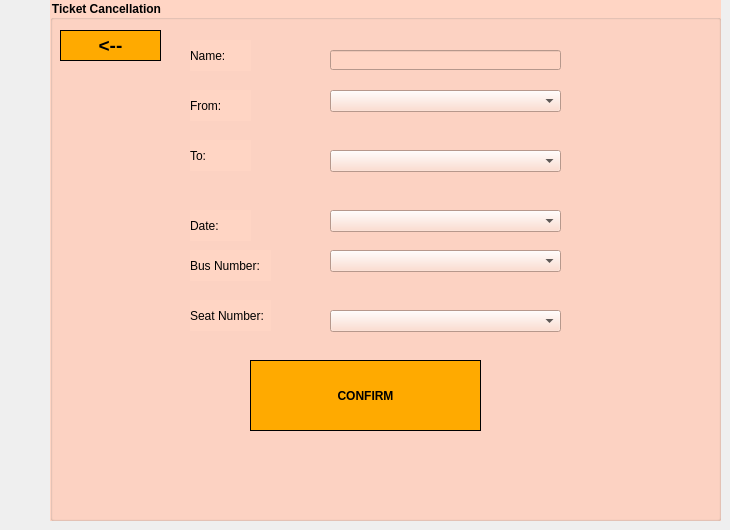
    <widget class="QWidget" name="page_8">
     <widget class="QGroupBox" name="groupBox_15">
      <property name="geometry">
       <rect>
        <x>50</x>
        <y>0</y>
        <width>671</width>
        <height>521</height>
       </rect>
      </property>
      <property name="font">
       <font>
        <bold>true</bold>
       </font>
      </property>
      <property name="styleSheet">
       <string notr="true">background-color: rgb(255, 213, 196);
color: rgb(0, 0, 0);</string>
      </property>
      <property name="title">
       <string>Ticket Cancellation</string>
      </property>
      <widget class="QLabel" name="label_21">
       <property name="geometry">
        <rect>
         <x>140</x>
         <y>40</y>
         <width>61</width>
         <height>31</height>
        </rect>
       </property>
       <property name="text">
        <string>Name:</string>
       </property>
      </widget>
      <widget class="QLabel" name="label_24">
       <property name="geometry">
        <rect>
         <x>140</x>
         <y>250</y>
         <width>81</width>
         <height>31</height>
        </rect>
       </property>
       <property name="text">
        <string>Bus Number:</string>
       </property>
      </widget>
      <widget class="QLabel" name="label_25">
       <property name="geometry">
        <rect>
         <x>140</x>
         <y>140</y>
         <width>61</width>
         <height>31</height>
        </rect>
       </property>
       <property name="text">
        <string>To:</string>
       </property>
      </widget>
      <widget class="QLabel" name="label_26">
       <property name="geometry">
        <rect>
         <x>140</x>
         <y>210</y>
         <width>61</width>
         <height>31</height>
        </rect>
       </property>
       <property name="text">
        <string>Date:</string>
       </property>
      </widget>
      <widget class="QLabel" name="label_27">
       <property name="geometry">
        <rect>
         <x>140</x>
         <y>90</y>
         <width>61</width>
         <height>31</height>
        </rect>
       </property>
       <property name="text">
        <string>From:</string>
       </property>
      </widget>
      <widget class="QLineEdit" name="nameBox">
       <property name="geometry">
        <rect>
         <x>280</x>
         <y>50</y>
         <width>231</width>
         <height>20</height>
        </rect>
       </property>
      </widget>
      <widget class="QComboBox" name="fromBox">
       <property name="geometry">
        <rect>
         <x>280</x>
         <y>90</y>
         <width>231</width>
         <height>22</height>
        </rect>
       </property>
      </widget>
      <widget class="QComboBox" name="toBox">
       <property name="geometry">
        <rect>
         <x>280</x>
         <y>150</y>
         <width>231</width>
         <height>22</height>
        </rect>
       </property>
      </widget>
      <widget class="QComboBox" name="dateBox">
       <property name="geometry">
        <rect>
         <x>280</x>
         <y>210</y>
         <width>231</width>
         <height>22</height>
        </rect>
       </property>
      </widget>
      <widget class="QLabel" name="label_33">
       <property name="geometry">
        <rect>
         <x>140</x>
         <y>300</y>
         <width>81</width>
         <height>31</height>
        </rect>
       </property>
       <property name="text">
        <string>Seat Number:</string>
       </property>
      </widget>
      <widget class="QPushButton" name="pushButton_6">
       <property name="geometry">
        <rect>
         <x>200</x>
         <y>360</y>
         <width>231</width>
         <height>71</height>
        </rect>
       </property>
       <property name="font">
        <font>
         <bold>true</bold>
        </font>
       </property>
       <property name="styleSheet">
        <string notr="true">background-color: rgb(255, 170, 0);
border: 1px solid black;</string>
       </property>
       <property name="text">
        <string>CONFIRM</string>
       </property>
      </widget>
      <widget class="QComboBox" name="busNumberBox">
       <property name="geometry">
        <rect>
         <x>280</x>
         <y>250</y>
         <width>231</width>
         <height>22</height>
        </rect>
       </property>
       <item>
        <property name="text">
         <string/>
        </property>
       </item>
      </widget>
      <widget class="QComboBox" name="seatNumberBox">
       <property name="geometry">
        <rect>
         <x>280</x>
         <y>310</y>
         <width>231</width>
         <height>22</height>
        </rect>
       </property>
      </widget>
      <widget class="QPushButton" name="pushButton_7">
       <property name="geometry">
        <rect>
         <x>10</x>
         <y>30</y>
         <width>101</width>
         <height>31</height>
        </rect>
       </property>
       <property name="font">
        <font>
         <pointsize>14</pointsize>
         <bold>true</bold>
        </font>
       </property>
       <property name="styleSheet">
        <string notr="true">background-color: rgb(255, 170, 0);
border: 1px solid black;</string>
       </property>
       <property name="text">
        <string>&lt;--</string>
       </property>
      </widget>
     </widget>
    </widget>
